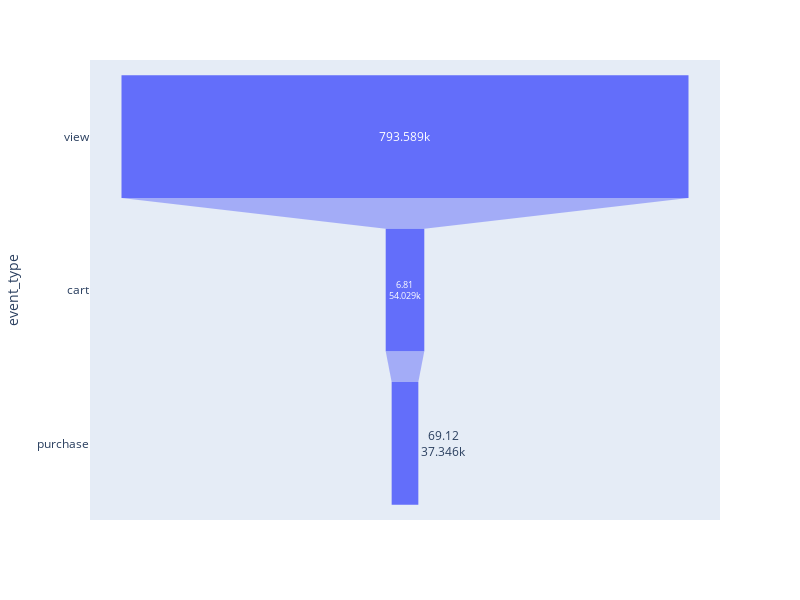

Notebook code cell kept with this figure:
### Code cell
fig = px.funnel(funnel, x='user_session', y='event_type', orientation='h', text='conversion_rate', width=800, height=600)
fig.show()

### Figure 1 — Plotly figure (JSON) as saved in the notebook; plotly's stock layout.template omitted (floating-point values rounded to 4 significant figures)
{"data": [{"hovertemplate": "user_session=%{x}<br>event_type=%{y}<br>conversion_rate=%{text}<extra></extra>", "legendgroup": "", "marker": {"color": "#636efa"}, "name": "", "orientation": "h", "showlegend": false, "text": [null, 6.81, 69.12], "type": "funnel", "x": [793589, 54029, 37346], "xaxis": "x", "y": ["view", "cart", "purchase"], "yaxis": "y"}], "layout": {"height": 600, "legend": {"tracegroupgap": 0}, "margin": {"t": 60}, "width": 800, "xaxis": {"anchor": "y", "domain": [0, 1], "title": {"text": "user_session"}}, "yaxis": {"anchor": "x", "domain": [0, 1], "title": {"text": "event_type"}}}}
